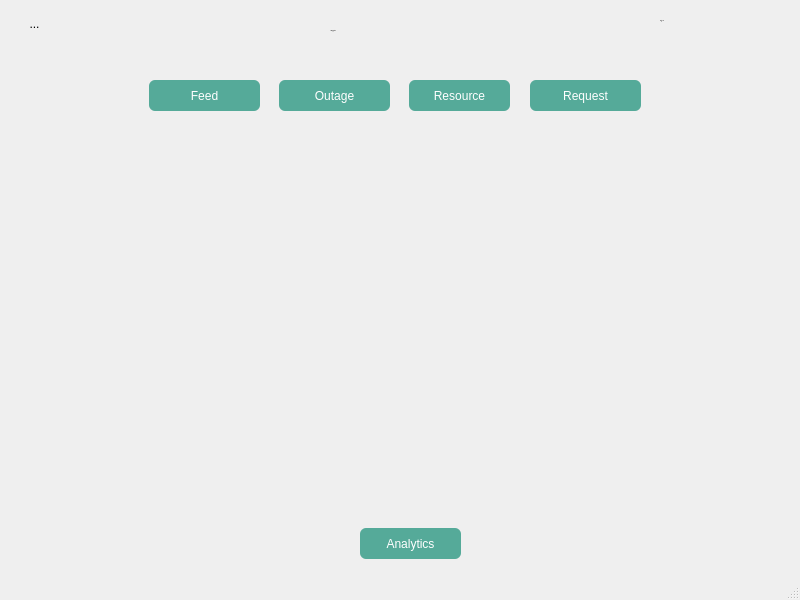
<?xml version="1.0" encoding="UTF-8"?>
<ui version="4.0">
 <class>MainWindow</class>
 <widget class="QMainWindow" name="MainWindow">
  <property name="geometry">
   <rect>
    <x>0</x>
    <y>0</y>
    <width>800</width>
    <height>600</height>
   </rect>
  </property>
  <property name="windowTitle">
   <string>MainWindow</string>
  </property>
  <property name="styleSheet">
   <string notr="true">/*#MainWindow{
 background-image: url(:/images/assets/feedPageImg.png);
    background-repeat: no-repeat;
    background-position: center;
    background-attachment: fixed;
}</string>
  </property>
  <widget class="QWidget" name="centralwidget">
   <property name="styleSheet">
    <string notr="true">#centralStack{
 background-image: url(:/images/assets/feedPageImg.png);
    background-repeat: no-repeat;
    background-position: center;
    background-attachment: fixed;
}</string>
   </property>
   <widget class="QLabel" name="label">
    <property name="geometry">
     <rect>
      <x>330</x>
      <y>10</y>
      <width>161</width>
      <height>41</height>
     </rect>
    </property>
    <property name="font">
     <font>
      <family>“Segoe UI”</family>
      <pointsize>-1</pointsize>
      <italic>false</italic>
      <bold>true</bold>
     </font>
    </property>
    <property name="styleSheet">
     <string notr="true">QLabel{
/*font-size: 20px*/;
  font: 20px “Segoe UI”, bold;
font:bold;

}</string>
    </property>
    <property name="text">
     <string>📡 OutageLink</string>
    </property>
   </widget>
   <widget class="QLabel" name="loginLabel">
    <property name="geometry">
     <rect>
      <x>660</x>
      <y>10</y>
      <width>141</width>
      <height>21</height>
     </rect>
    </property>
    <property name="font">
     <font>
      <family>“Segoe UI”</family>
      <pointsize>-1</pointsize>
      <italic>false</italic>
      <bold>true</bold>
     </font>
    </property>
    <property name="styleSheet">
     <string notr="true">QLabel{
font: 13px “Segoe UI”;
font:bold;
}</string>
    </property>
    <property name="text">
     <string>Login As: </string>
    </property>
   </widget>
   <widget class="QStackedWidget" name="centralStack">
    <property name="geometry">
     <rect>
      <x>149</x>
      <y>120</y>
      <width>491</width>
      <height>401</height>
     </rect>
    </property>
    <property name="styleSheet">
     <string notr="true">#FeedPageWidget{
 background-image: url(:/images/assets/feedPageImg.png);
    background-repeat: no-repeat;
    background-position: center;
    
}</string>
    </property>
    <property name="currentIndex">
     <number>0</number>
    </property>
    <widget class="FeedPage" name="FeedPageWidget">
     <property name="styleSheet">
      <string notr="true"/>
     </property>
    </widget>
    <widget class="OutagePage" name="OutagePageWidget"/>
    <widget class="ResourcePage" name="ResourcePageWidget"/>
    <widget class="RequestPage" name="RequestPageWidget"/>
    <widget class="QWidget" name="analyticsPageWidget">
     <widget class="QWidget" name="layoutWidget">
      <property name="geometry">
       <rect>
        <x>1</x>
        <y>0</y>
        <width>491</width>
        <height>401</height>
       </rect>
      </property>
      <layout class="QGridLayout" name="gridLayout">
       <item row="0" column="0">
        <widget class="QCustomPlot" name="customPlotResources" native="true"/>
       </item>
       <item row="0" column="1">
        <widget class="QCustomPlot" name="customPlotOutages" native="true"/>
       </item>
       <item row="1" column="0" colspan="2">
        <widget class="QCustomPlot" name="customPlotTypes" native="true"/>
       </item>
      </layout>
     </widget>
    </widget>
   </widget>
   <widget class="QPushButton" name="btnRequest">
    <property name="geometry">
     <rect>
      <x>530</x>
      <y>80</y>
      <width>111</width>
      <height>31</height>
     </rect>
    </property>
    <property name="styleSheet">
     <string notr="true">QPushButton{
    background-color: #5a9;
    border: none;
    border-radius: 6px;
    font: 14px “Segoe UI”, bold;
    color: white;
}
QPushButton:hover {
    background-color: #6ba;
}
QPushButton:pressed {
    background-color: #498;
}</string>
    </property>
    <property name="text">
     <string>Request</string>
    </property>
   </widget>
   <widget class="QPushButton" name="btnResource">
    <property name="geometry">
     <rect>
      <x>409</x>
      <y>80</y>
      <width>101</width>
      <height>31</height>
     </rect>
    </property>
    <property name="styleSheet">
     <string notr="true">QPushButton{
    background-color: #5a9;
    border: none;
    border-radius: 6px;
    font: 14px “Segoe UI”, bold;
    color: white;
}
QPushButton:hover {
    background-color: #6ba;
}
QPushButton:pressed {
    background-color: #498;
}</string>
    </property>
    <property name="text">
     <string>Resource</string>
    </property>
   </widget>
   <widget class="QPushButton" name="btnfeed">
    <property name="geometry">
     <rect>
      <x>149</x>
      <y>80</y>
      <width>111</width>
      <height>31</height>
     </rect>
    </property>
    <property name="styleSheet">
     <string notr="true">QPushButton{
    background-color: #5a9;
    border: none;
    border-radius: 6px;
    font: 14px “Segoe UI”, bold;
    color: white;
}
QPushButton:hover {
    background-color: #6ba;
}
QPushButton:pressed {
    background-color: #498;
}</string>
    </property>
    <property name="text">
     <string>Feed</string>
    </property>
   </widget>
   <widget class="QPushButton" name="btnOutage">
    <property name="geometry">
     <rect>
      <x>279</x>
      <y>80</y>
      <width>111</width>
      <height>31</height>
     </rect>
    </property>
    <property name="styleSheet">
     <string notr="true">QPushButton{
    background-color: #5a9;
    border: none;
    border-radius: 6px;
    font: 14px “Segoe UI”, bold;
    color: white;
}
QPushButton:hover {
    background-color: #6ba;
}
QPushButton:pressed {
    background-color: #498;
}</string>
    </property>
    <property name="text">
     <string>Outage</string>
    </property>
   </widget>
   <widget class="QPushButton" name="btnAnalytics">
    <property name="geometry">
     <rect>
      <x>360</x>
      <y>528</y>
      <width>101</width>
      <height>31</height>
     </rect>
    </property>
    <property name="styleSheet">
     <string notr="true">QPushButton{
/* background-color:#1E90FF; /* Dodger Blue */
   background-color: #5a9;
    border: none;
    border-radius: 6px;
    font: 14px “Segoe UI”, bold;
    color: white;
}
QPushButton:hover {
    background-color: #6ba;
}
QPushButton:pressed {
    background-color: #498;
}</string>
    </property>
    <property name="text">
     <string>Analytics</string>
    </property>
   </widget>
   <widget class="QToolButton" name="btnAnnounce">
    <property name="geometry">
     <rect>
      <x>14</x>
      <y>8</y>
      <width>41</width>
      <height>31</height>
     </rect>
    </property>
    <property name="styleSheet">
     <string notr="true">/*QToolButton{
background-image:url(:images/assets/announcementIcon.png);
background-repeat: no-repeat;
background-position: center;
}</string>
    </property>
    <property name="text">
     <string>...</string>
    </property>
    <property name="icon">
     <iconset resource="resources.qrc">
      <normaloff>:/images/assets/announcementIcon.png</normaloff>:/images/assets/announcementIcon.png</iconset>
    </property>
    <property name="iconSize">
     <size>
      <width>41</width>
      <height>41</height>
     </size>
    </property>
    <property name="autoRaise">
     <bool>true</bool>
    </property>
   </widget>
  </widget>
  <widget class="QMenuBar" name="menubar">
   <property name="geometry">
    <rect>
     <x>0</x>
     <y>0</y>
     <width>800</width>
     <height>18</height>
    </rect>
   </property>
  </widget>
  <widget class="QStatusBar" name="statusBar"/>
 </widget>
 <customwidgets>
  <customwidget>
   <class>OutagePage</class>
   <extends>QWidget</extends>
   <header>ui/outagepage.h</header>
   <container>1</container>
  </customwidget>
  <customwidget>
   <class>RequestPage</class>
   <extends>QWidget</extends>
   <header>ui/requestpage.h</header>
   <container>1</container>
  </customwidget>
  <customwidget>
   <class>ResourcePage</class>
   <extends>QWidget</extends>
   <header>ui/resourcepage.h</header>
   <container>1</container>
  </customwidget>
  <customwidget>
   <class>FeedPage</class>
   <extends>QWidget</extends>
   <header>ui/feedpage.h</header>
   <container>1</container>
  </customwidget>
  <customwidget>
   <class>QCustomPlot</class>
   <extends>QWidget</extends>
   <header>qcustomplot.h</header>
   <container>1</container>
  </customwidget>
 </customwidgets>
 <resources>
  <include location="resources.qrc"/>
 </resources>
 <connections/>
</ui>
